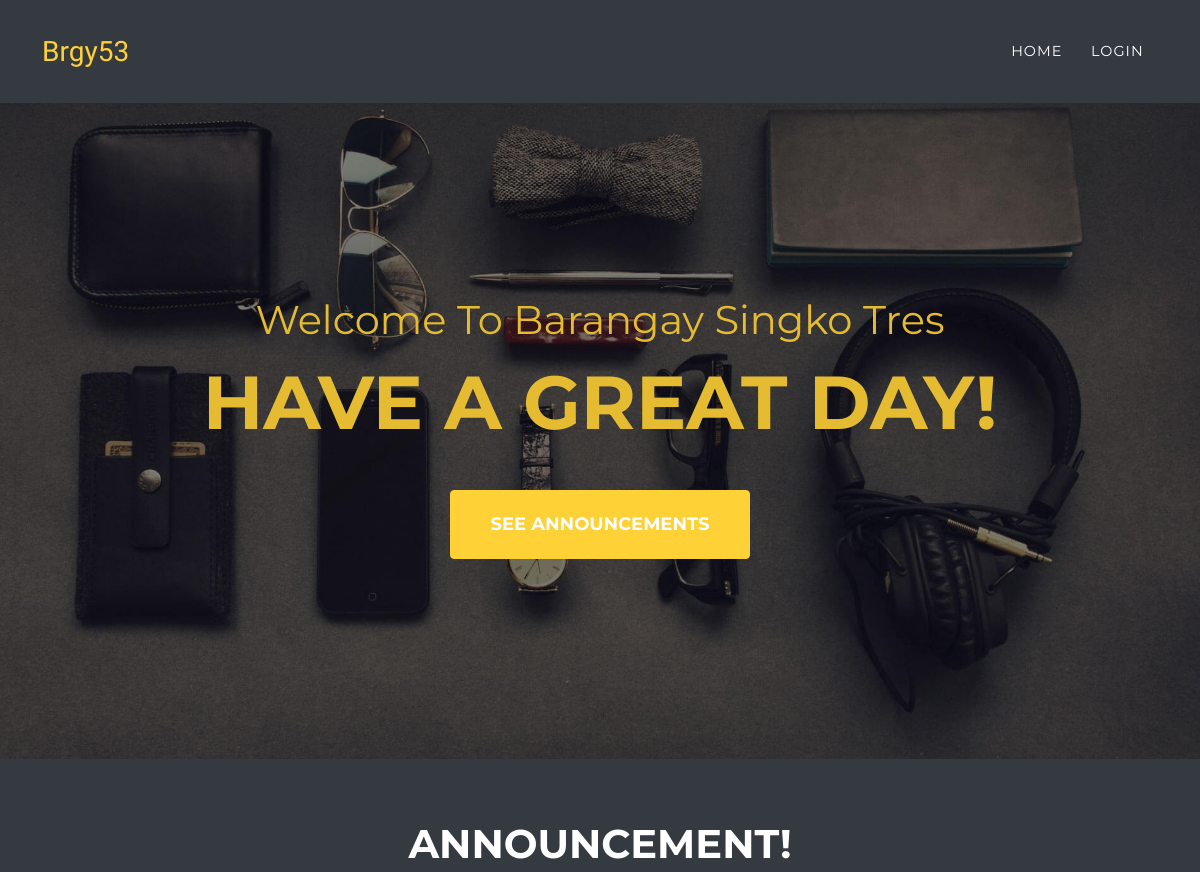
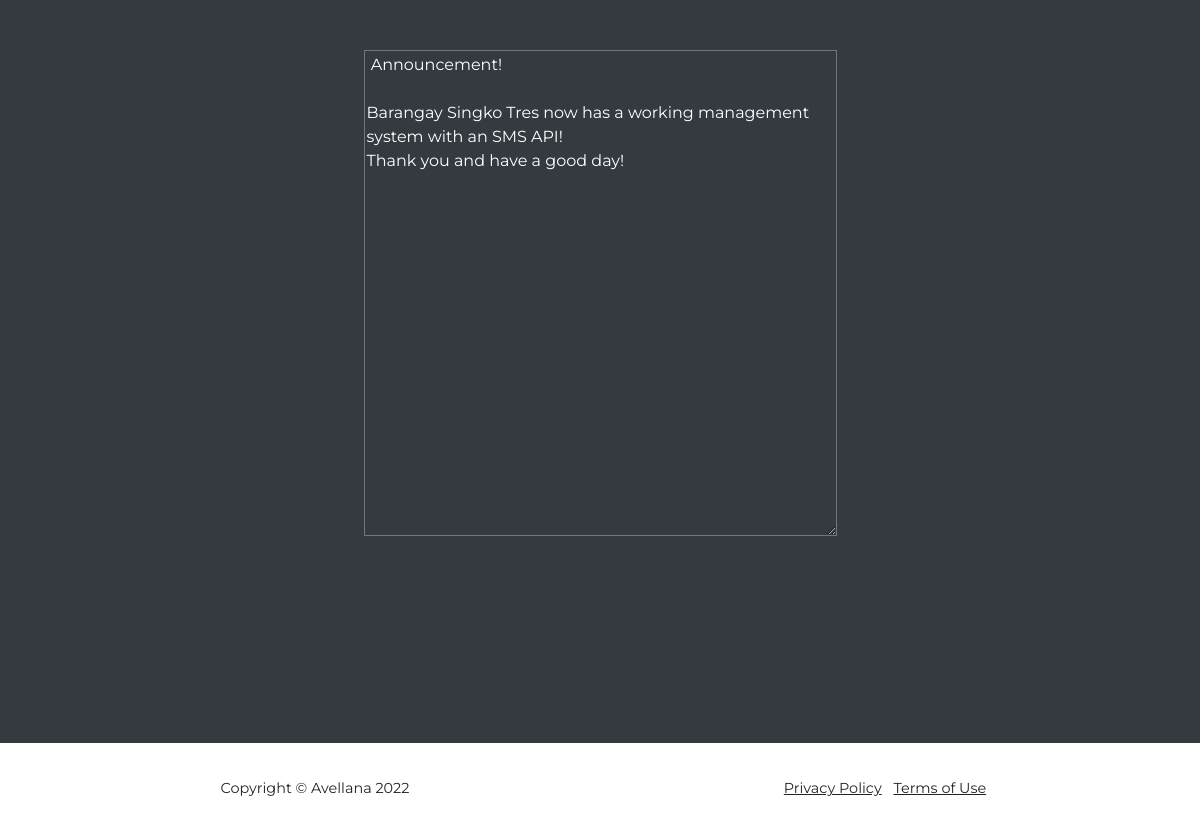
The app's page /landing-page.php, older data (2 pictures, top to bottom).
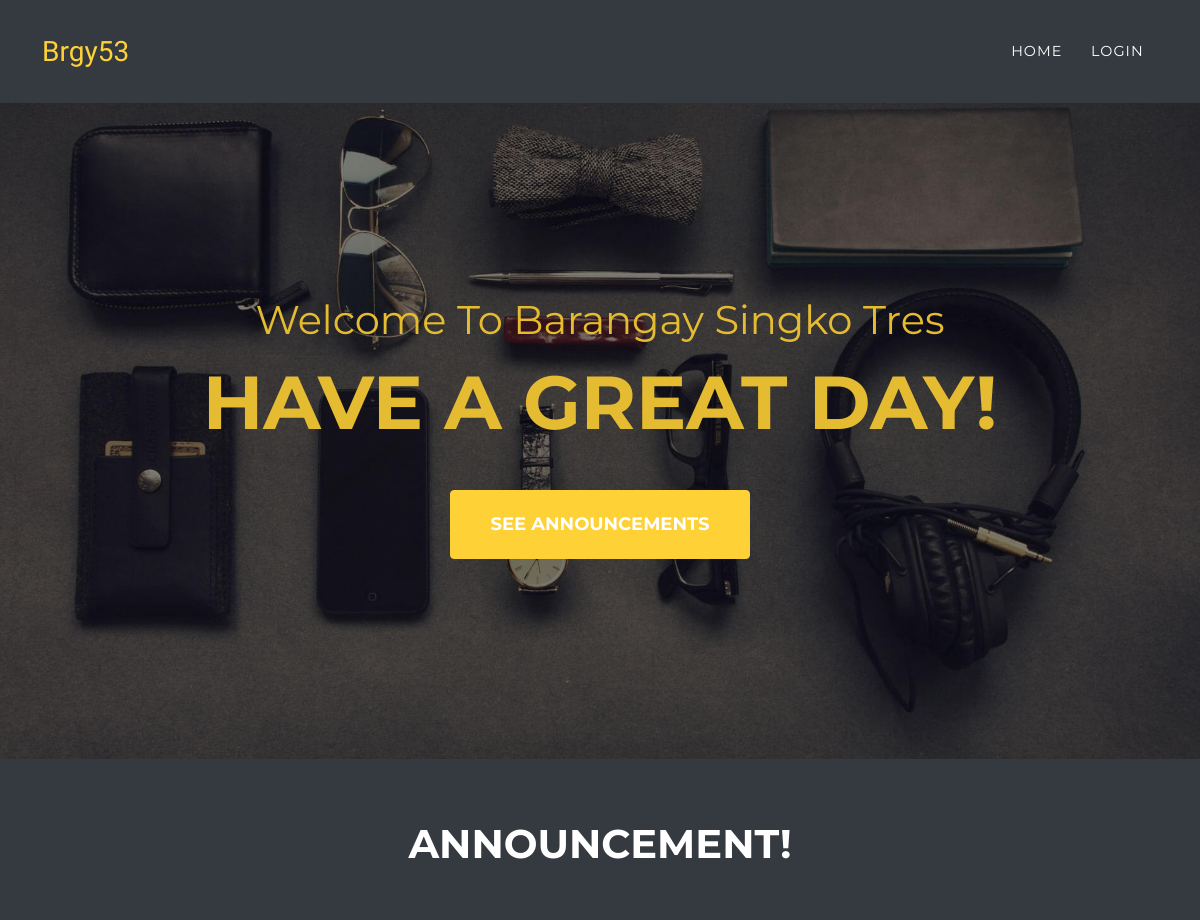
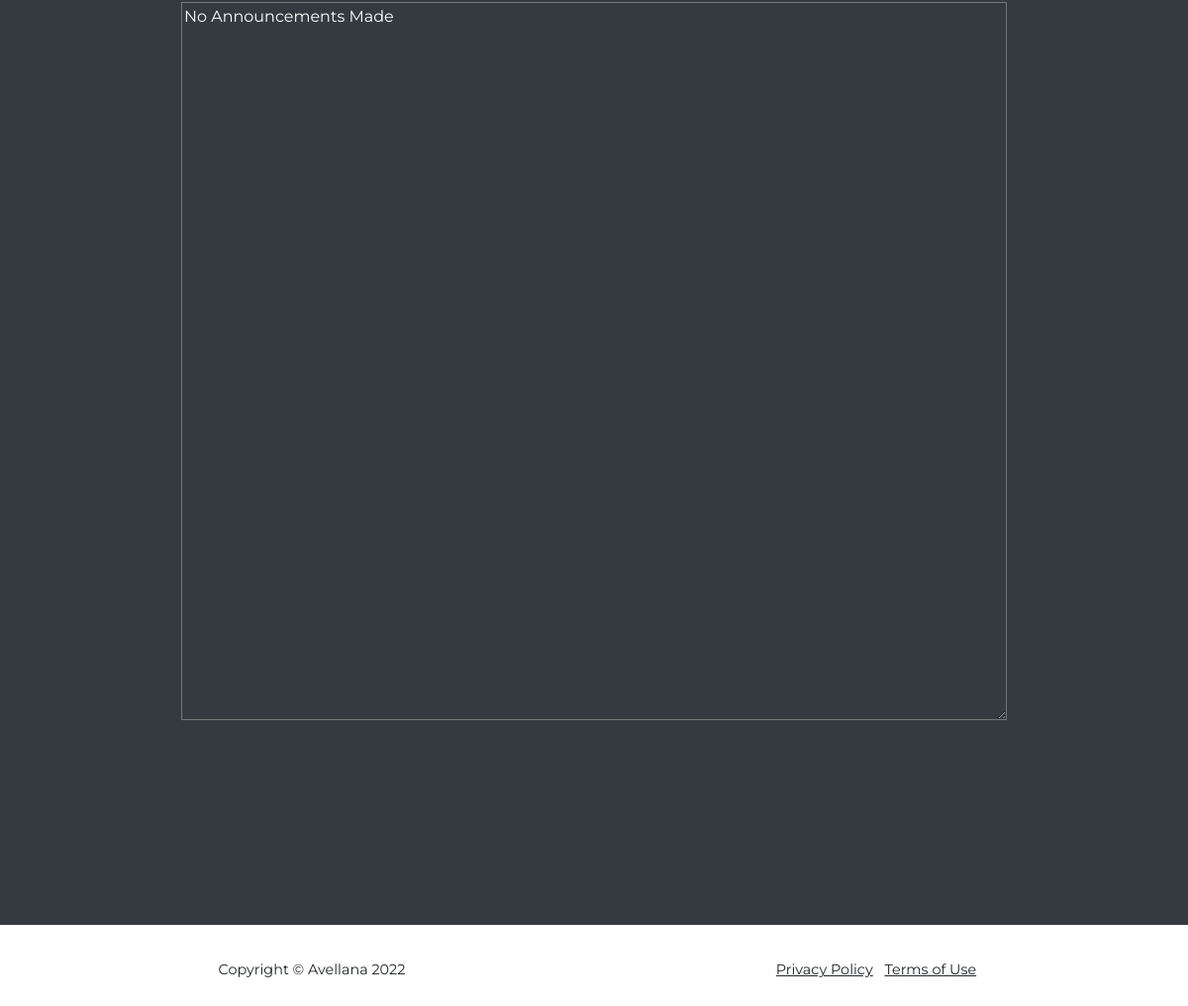
The same page, newer data (2 pictures, top to bottom).
### tables this page shows
CREATE TABLE `announcements` (
  `id` int(128) NOT NULL,
  `announce` mediumtext NOT NULL,
  `announcement_date` varchar(128) NOT NULL
);

### landing-page.php (the view, shortened to what this page needs)
<?php
    include_once 'includes/database.php';
?>
<!DOCTYPE html>
<html>
<head>
    <link rel="stylesheet" href="assets/bootstrap/css/bootstrap.min.css">
    <link rel="stylesheet" href="assets/fonts/font-awesome.min.css">
    <link rel="stylesheet" href="assets/css/mstyles.css">
</head>
<body id="page-top" data-bs-spy="scroll" data-bs-target="#mainNav" data-bs-offset="54">
<?php include 'HF/header.php';?>
    <header class="masthead" style="background-image:url('assets/img/header-bg.jpg');">
        <div class="container">
            <div class="intro-text">
                <div class="intro-lead-in"><span>Welcome To Barangay Singko Tres</span></div>
                <div class="intro-heading text-uppercase"><span>HAVE A GREAT DAY!</span></div>
                <a class="btn btn-primary btn-xl text-uppercase js-scroll-trigger" role="button" href="#announcements">See Announcements</a>
            </div>
        </div>
    </header>
<?php
$sql = "SELECT * FROM announcements ORDER BY ID DESC LIMIT 1";
$result = $conn->query($sql);
    if ($result->num_rows > 0) {
        while($row = $result->fetch_assoc()) {
          echo '
          <header class="masthead bg-dark" id="announcements">
              <div class="container">
              <br> <br><br>
              <h1 class="intro-heading text-uppercase color-light tanod-announcement"  id="announcement-header"> ANNOUNCEMENT! </h1>
                  <div class="intro-text">
                          <div>
                              <textarea readonly id="txtArea-announcements" rows="20" cols="50"> '.$row["announce"].'</textarea>
                          </div>
                  </div>
              </div>
          </header>
          ';
        }
      }
      else {
        echo
        '
            <header class="masthead bg-dark" id="announcements">
                <div class="container">
                <br> <br><br>
                <h1 class="intro-heading text-uppercase color-light tanod-announcement"  id="announcement-header"> ANNOUNCEMENT! </h1>
                    <div class="intro-text">
                            <div>
                                <textarea readonly id="txtArea-announcements" rows="30" cols="90">No Announcements Made</textarea>
                            </div>
                    </div>
                </div>
            </header>
        ';
    }
    ?>
    <?php
    include_once 'HF/footer.php';
    ?>
</body>
</html>

Row changes from the older to the newer data that the page shows:
removed announcements: announce "Announcement! Barangay Singko Tres now has a working management system with an SMS API! Thank you and have a good day!"
Text that changed along with them:
form field value: (not shown) → "No Announcements Made"
text now shown: "ANNOUNCEMENT!"
